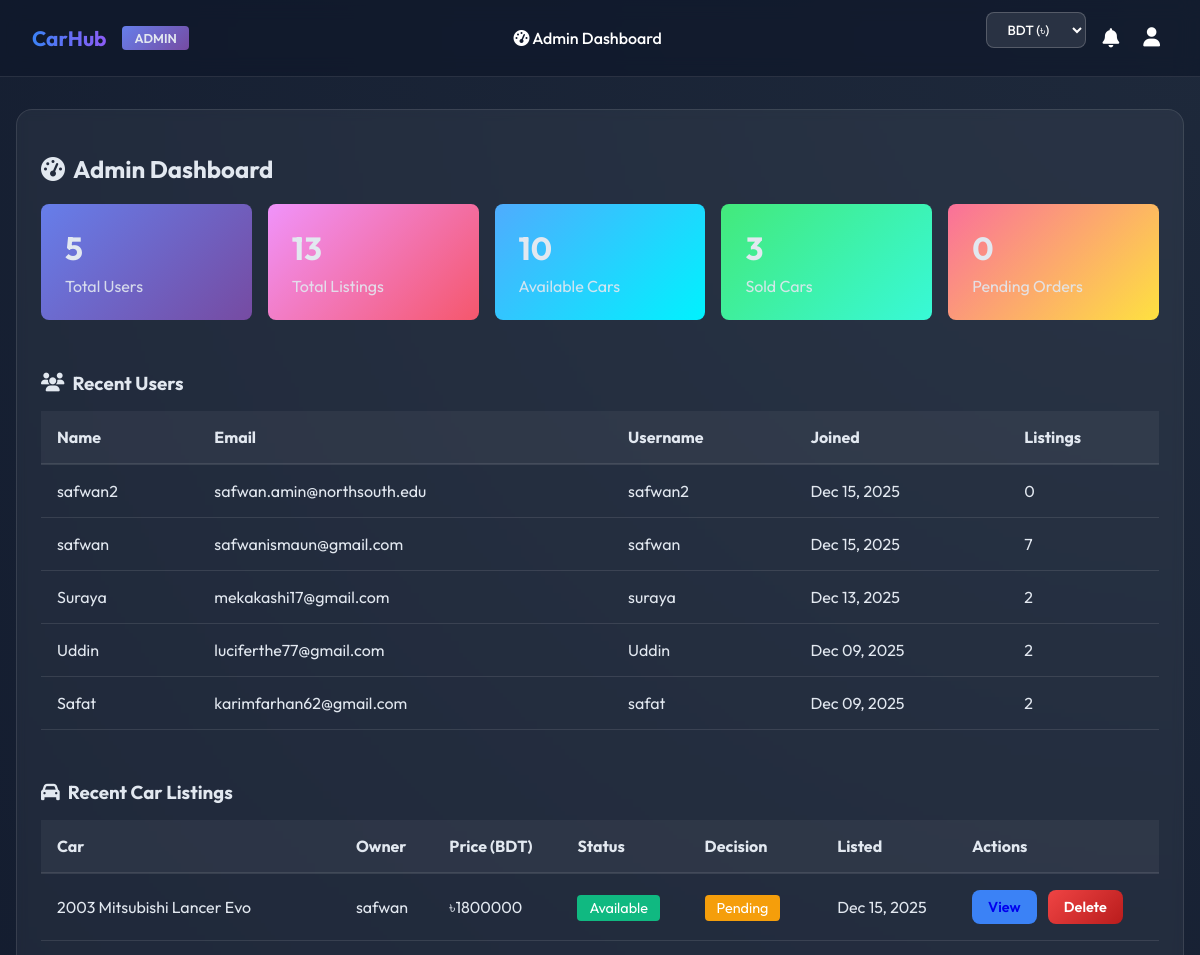
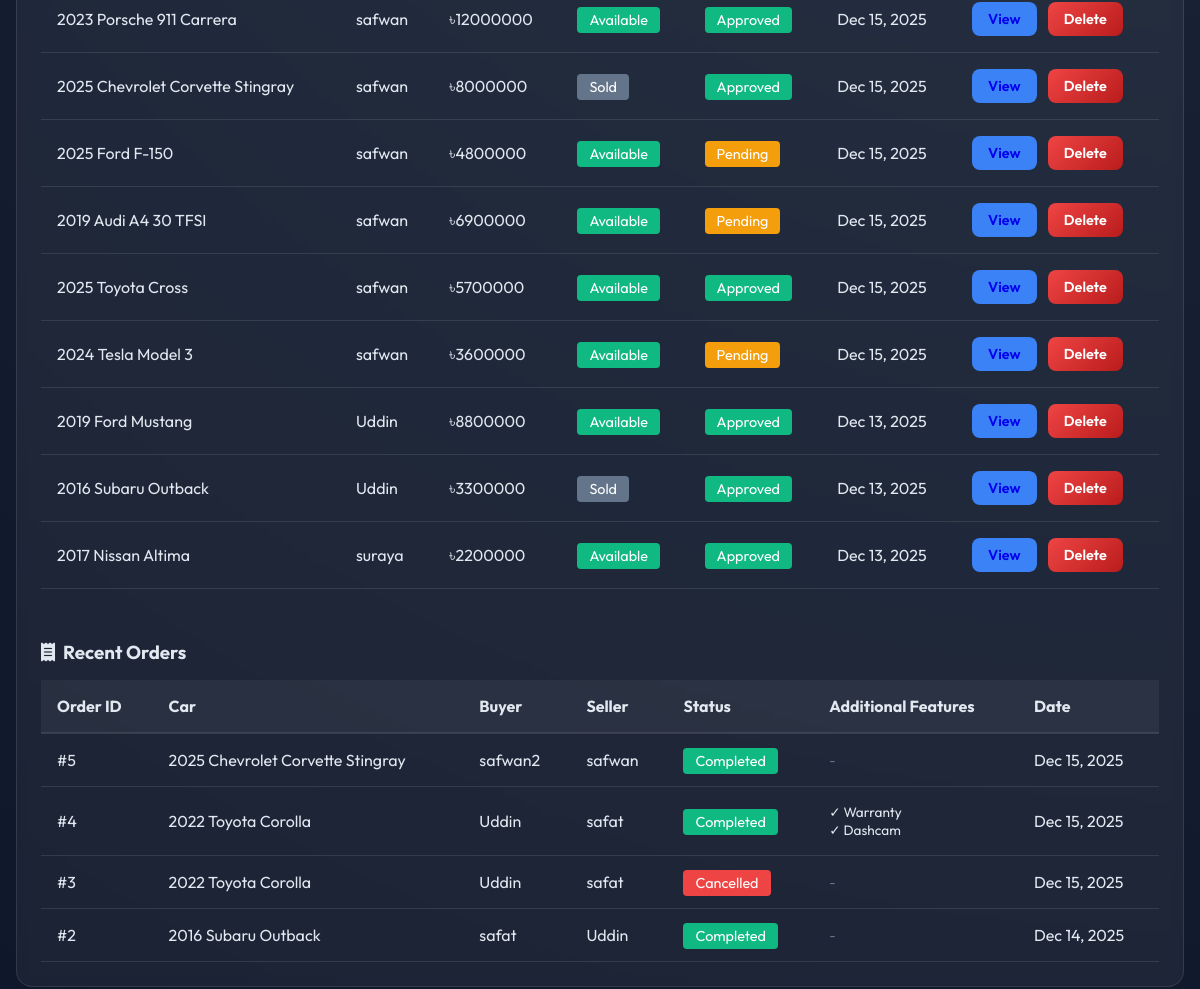
/admin-dashboard/ (signed in), run on the app's committed database (2 pictures, top to bottom).
### cars/models.py (models this page shows, shortened)
class Car(models.Model):
    CAR_TYPES = (
        ('sedan', 'Sedan'),
        ('suv', 'SUV'),
        ('truck', 'Truck'),
        ('coupe', 'Coupe'),
    )
    make = models.CharField(max_length=100)
    model = models.CharField(max_length=100)
    year = models.IntegerField()
    price = models.DecimalField(max_digits=10, decimal_places=2)
    mileage = models.IntegerField()
    car_type = models.CharField(max_length=20, choices=CAR_TYPES)
    status = models.CharField(max_length=20, default='available') # available, sold
    approval_status = models.CharField(max_length=20, default='pending') # pending, approved, rejected
    owner = models.ForeignKey(User, on_delete=models.CASCADE)
    created_at = models.DateTimeField(auto_now_add=True)
    contact_email = models.EmailField(blank=True, null=True)
    contact_whatsapp = models.CharField(max_length=20, blank=True, null=True)
    registration_paper = models.FileField(upload_to='registration_papers/', blank=True, null=True)
    followers = models.ManyToManyField(User, related_name='followed_cars', blank=True)

class Order(models.Model):
    STATUS_CHOICES = (
        ('pending', 'Pending'),
        ('completed', 'Completed'),
        ('cancelled', 'Cancelled'),
    )
    buyer = models.ForeignKey(User, on_delete=models.CASCADE, related_name='orders')
    car = models.ForeignKey(Car, on_delete=models.CASCADE, related_name='orders')
    status = models.CharField(max_length=20, choices=STATUS_CHOICES, default='pending')
    created_at = models.DateTimeField(auto_now_add=True)
    has_warranty = models.BooleanField(default=False)
    has_dashcam = models.BooleanField(default=False)
    has_seatcovers = models.BooleanField(default=False)
    has_tinting = models.BooleanField(default=False)
    total_price = models.DecimalField(max_digits=10, decimal_places=2, default=0)

### cars/views.py (the view)
# urls.py: path('admin-dashboard/', views.admin_dashboard, name='admin_dashboard'),
@login_required
def admin_dashboard(request):
    if not request.user.is_superuser:
        messages.error(request, "You do not have permission to access the admin dashboard.")
        return redirect('home')
    from django.db.models import Count
    total_users = User.objects.filter(is_superuser=False).count()
    total_cars = Car.objects.count()
    available_cars = Car.objects.filter(status='available').count()
    sold_cars = Car.objects.filter(status='sold').count()
    pending_orders = Order.objects.filter(status='pending').count()
    recent_users = User.objects.filter(is_superuser=False).annotate(car_count=Count('car')).order_by('-date_joined')[:10]
    recent_users_data = [{'user': user, 'car_count': user.car_count} for user in recent_users]
    recent_cars = Car.objects.all().order_by('-created_at')[:10]
    recent_orders = Order.objects.all().order_by('-created_at')[:10]
    return render(request, 'cars/admin_dashboard.html', {
        'total_users': total_users,
        'total_cars': total_cars,
        'available_cars': available_cars,
        'sold_cars': sold_cars,
        'pending_orders': pending_orders,
        'recent_users': recent_users_data,
        'recent_cars': recent_cars,
        'recent_orders': recent_orders,
    })

### cars/templatetags/notification_tags.py (called while the page is built)
@register.simple_tag(takes_context=True)
def unread_notifications_count(context):
    request = context.get('request')
    if request and request.user.is_authenticated:
        return Notification.objects.filter(user=request.user, is_read=False).count()
    return 0

### cars/templates/cars/admin_dashboard.html (shortened to what this page needs)
<!DOCTYPE html>
{% extends 'cars/base.html' %}
{% block content %}
<div class="card" style="max-width: 1200px; margin: 0 auto;">
    <h2 style="display: flex; align-items: center; gap: 0.5rem;">
        <i class="fa-solid fa-gauge-high"></i> Admin Dashboard
    </h2>
    <div style="display: grid; grid-template-columns: repeat(auto-fit, minmax(200px, 1fr)); gap: 1rem; margin-bottom: 2rem;">
        <div style="background: linear-gradient(135deg, #667eea 0%, #764ba2 100%); padding: 1.5rem; border-radius: 0.5rem;">
            <h3 style="font-size: 2rem; margin: 0;">{{ total_users }}</h3>
            <p style="margin: 0.5rem 0 0 0; opacity: 0.9;">Total Users</p>
        </div>
        <div style="background: linear-gradient(135deg, #f093fb 0%, #f5576c 100%); padding: 1.5rem; border-radius: 0.5rem;">
            <h3 style="font-size: 2rem; margin: 0;">{{ total_cars }}</h3>
            <p style="margin: 0.5rem 0 0 0; opacity: 0.9;">Total Listings</p>
        </div>
        <div style="background: linear-gradient(135deg, #4facfe 0%, #00f2fe 100%); padding: 1.5rem; border-radius: 0.5rem;">
            <h3 style="font-size: 2rem; margin: 0;">{{ available_cars }}</h3>
            <p style="margin: 0.5rem 0 0 0; opacity: 0.9;">Available Cars</p>
        </div>
        <div style="background: linear-gradient(135deg, #43e97b 0%, #38f9d7 100%); padding: 1.5rem; border-radius: 0.5rem;">
            <h3 style="font-size: 2rem; margin: 0;">{{ sold_cars }}</h3>
            <p style="margin: 0.5rem 0 0 0; opacity: 0.9;">Sold Cars</p>
        </div>
        <div style="background: linear-gradient(135deg, #fa709a 0%, #fee140 100%); padding: 1.5rem; border-radius: 0.5rem;">
            <h3 style="font-size: 2rem; margin: 0;">{{ pending_orders }}</h3>
            <p style="margin: 0.5rem 0 0 0; opacity: 0.9;">Pending Orders</p>
        </div>
    </div>
    <div style="margin-bottom: 2rem;">
        <h3 style="display: flex; align-items: center; gap: 0.5rem; margin-bottom: 1rem;">
            <i class="fa-solid fa-users"></i> Recent Users
        </h3>
        <div style="overflow-x: auto;">
            <table style="width: 100%; border-collapse: collapse;">
                <thead>
                    <tr style="background: rgba(255,255,255,0.05); border-bottom: 2px solid var(--glass-border);">
                        <th style="padding: 1rem; text-align: left;">Name</th>
                        <th style="padding: 1rem; text-align: left;">Email</th>
                        <th style="padding: 1rem; text-align: left;">Username</th>
                        <th style="padding: 1rem; text-align: left;">Joined</th>
                        <th style="padding: 1rem; text-align: left;">Listings</th>
                    </tr>
                </thead>
                <tbody>
                    {% for user_data in recent_users %}
                    <tr style="border-bottom: 1px solid var(--glass-border);">
                        <td style="padding: 1rem;">{{ user_data.user.first_name }}</td>
                        <td style="padding: 1rem;">{{ user_data.user.email }}</td>
                        <td style="padding: 1rem;">{{ user_data.user.username }}</td>
                        <td style="padding: 1rem;">{{ user_data.user.date_joined|date:"M d, Y" }}</td>
                        <td style="padding: 1rem;">{{ user_data.car_count }}</td>
                    </tr>
                    {% empty %}
                    <tr>
                        <td colspan="5" style="padding: 1rem; text-align: center; color: #94a3b8;">No users found</td>
                    </tr>
                    {% endfor %}
                </tbody>
            </table>
        </div>
    </div>
    <div style="margin-bottom: 2rem;">
        <h3 style="display: flex; align-items: center; gap: 0.5rem; margin-bottom: 1rem;">
            <i class="fa-solid fa-car"></i> Recent Car Listings
        </h3>
        <div style="overflow-x: auto;">
            <table style="width: 100%; border-collapse: collapse;">
                <thead>
                    <tr style="background: rgba(255,255,255,0.05); border-bottom: 2px solid var(--glass-border);">
                        <th style="padding: 1rem; text-align: left;">Car</th>
                        <th style="padding: 1rem; text-align: left;">Owner</th>
                        <th style="padding: 1rem; text-align: left;">Price (BDT)</th>
                        <th style="padding: 1rem; text-align: left;">Status</th>
                        <th style="padding: 1rem; text-align: left;">Decision</th>
                        <th style="padding: 1rem; text-align: left;">Listed</th>
                        <th style="padding: 1rem; text-align: left;">Actions</th>
                    </tr>
                </thead>
                <tbody>
                    {% for car in recent_cars %}
                    <tr style="border-bottom: 1px solid var(--glass-border);">
                        <td style="padding: 1rem;">{{ car.year }} {{ car.make }} {{ car.model }}</td>
                        <td style="padding: 1rem;">{{ car.owner.username }}</td>
                        <td style="padding: 1rem;">৳{{ car.price|floatformat:0 }}</td>
                        <td style="padding: 1rem;">
                            {% if car.status == 'available' %}
                            <span style="padding: 0.25rem 0.75rem; border-radius: 0.25rem; font-size: 0.9rem; background: #10b981; color: white;">
                                {{ car.status|title }}
                            </span>
                            {% else %}
                            <span style="padding: 0.25rem 0.75rem; border-radius: 0.25rem; font-size: 0.9rem; background: #64748b; color: white;">
                                {{ car.status|title }}
                            </span>
                            {% endif %}
                        </td>
                        <td style="padding: 1rem;">
                            {% if car.approval_status == 'approved' %}
                            <span style="padding: 0.25rem 0.75rem; border-radius: 0.25rem; font-size: 0.9rem; background: #10b981; color: white;">
                                Approved
                            </span>
                            {% elif car.approval_status == 'rejected' %}
                            <span style="padding: 0.25rem 0.75rem; border-radius: 0.25rem; font-size: 0.9rem; background: #ef4444; color: white;">
                                Rejected
                            </span>
                            {% else %}
                            <span style="padding: 0.25rem 0.75rem; border-radius: 0.25rem; font-size: 0.9rem; background: #f59e0b; color: white;">
                                Pending
                            </span>
                            {% endif %}
                        </td>
                        <td style="padding: 1rem;">{{ car.created_at|date:"M d, Y" }}</td>
                        <td style="padding: 1rem;">
                            <a href="{% url 'car_detail' car.id %}" class="btn" style="background: var(--primary-color); padding: 0.5rem 1rem; font-size: 0.9rem; display: inline-block;">View</a>
                            <a href="{% url 'delete_car' car.id %}" class="btn btn-danger" style="padding: 0.5rem 1rem; font-size: 0.9rem; display: inline-block; margin-left: 0.5rem;" onclick="return confirm('Are you sure you want to delete this car listing?')">Delete</a>
                        </td>
                    </tr>
                    {% empty %}
                    <tr>
                        <td colspan="7" style="padding: 1rem; text-align: center; color: #94a3b8;">No car listings found</td>
                    </tr>
                    {% endfor %}
                </tbody>
            </table>
        </div>
    </div>
    <div>
        <h3 style="display: flex; align-items: center; gap: 0.5rem; margin-bottom: 1rem;">
            <i class="fa-solid fa-receipt"></i> Recent Orders
        </h3>
        <div style="overflow-x: auto;">
            <table style="width: 100%; border-collapse: collapse;">
                <thead>
                    <tr style="background: rgba(255,255,255,0.05); border-bottom: 2px solid var(--glass-border);">
                        <th style="padding: 1rem; text-align: left;">Order ID</th>
                        <th style="padding: 1rem; text-align: left;">Car</th>
                        <th style="padding: 1rem; text-align: left;">Buyer</th>
                        <th style="padding: 1rem; text-align: left;">Seller</th>
                        <th style="padding: 1rem; text-align: left;">Status</th>
                        <th style="padding: 1rem; text-align: left;">Additional Features</th>
                        <th style="padding: 1rem; text-align: left;">Date</th>
                    </tr>
                </thead>
                <tbody>
                    {% for order in recent_orders %}
                    <tr style="border-bottom: 1px solid var(--glass-border);">
                        <td style="padding: 1rem;">#{{ order.id }}</td>
                        <td style="padding: 1rem;">{{ order.car.year }} {{ order.car.make }} {{ order.car.model }}</td>
                        <td style="padding: 1rem;">{{ order.buyer.username }}</td>
                        <td style="padding: 1rem;">{{ order.car.owner.username }}</td>
                        <td style="padding: 1rem;">
                            {% if order.status == 'pending' %}
                            <span style="padding: 0.25rem 0.75rem; border-radius: 0.25rem; font-size: 0.9rem; background: #f59e0b; color: white;">
                                {{ order.status|title }}
                            </span>
                            {% elif order.status == 'completed' %}
                            <span style="padding: 0.25rem 0.75rem; border-radius: 0.25rem; font-size: 0.9rem; background: #10b981; color: white;">
                                {{ order.status|title }}
                            </span>
                            {% else %}
                            <span style="padding: 0.25rem 0.75rem; border-radius: 0.25rem; font-size: 0.9rem; background: #ef4444; color: white;">
                                {{ order.status|title }}
                            </span>
                            {% endif %}
                        </td>
                        <td style="padding: 1rem; font-size: 0.85rem;">
                            {% if order.has_warranty or order.has_dashcam or order.has_seatcovers or order.has_tinting %}
                                {% if order.has_warranty %}<div>✓ Warranty</div>{% endif %}
                                {% if order.has_dashcam %}<div>✓ Dashcam</div>{% endif %}
                            {% else %}
                                <span style="color: #64748b;">-</span>
                            {% endif %}
                        </td>
                        <td style="padding: 1rem;">{{ order.created_at|date:"M d, Y" }}</td>
                    </tr>
                    {% empty %}
                    <tr>
                        <td colspan="7" style="padding: 1rem; text-align: center; color: #94a3b8;">No orders found</td>
                    </tr>
                    {% endfor %}
                </tbody>
            </table>
        </div>
    </div>
</div>
{% endblock %}

### cars/static/cars/style.css (style rules this page uses)
:root { --bg-color: #0f172a; --text-color: #e2e8f0; --primary-color: #3b82f6; --secondary-color: #8b5cf6; --glass-bg: rgba(255, 255, 255, 0.05); --glass-border: rgba(255, 255, 255, 0.1); }
body { background-color: var(--bg-color); color: var(--text-color); font-family: 'Outfit', sans-serif; margin: 0; padding: 0; min-height: 100vh; background-image: radial-gradient(circle at top right, #1e293b, #0f172a); }
.card { background: var(--glass-bg); backdrop-filter: blur(5px); border: 1px solid var(--glass-border); border-radius: 1rem; padding: 1.5rem; transition: transform 0.3s, box-shadow 0.3s; display: flex; flex-direction: column; }
.btn { display: inline-block; padding: 0.6rem 1.2rem; border-radius: 0.5rem; text-decoration: none; font-weight: 600; transition: all 0.3s; border: none; cursor: pointer; text-align: center; }
.btn-danger { background: linear-gradient(135deg, #ef4444, #b91c1c); color: white; }

### data on the page
Car: year "2003", make "Mitsubishi", model "Lancer Evo", owner.username "safwan", price "1800000", status "Available", approval_status "Pending", created_at "Dec 15, 2025"
Car: year "2023", make "Porsche", model "911 Carrera", owner.username "safwan", price "12000000", status "Available", approval_status "Approved", created_at "Dec 15, 2025"
Car: year "2025", make "Chevrolet", model "Corvette Stingray", owner.username "safwan", price "8000000", status "Sold", approval_status "Approved", created_at "Dec 15, 2025"
Car: year "2025", make "Ford", model "F-150", owner.username "safwan", price "4800000", status "Available", approval_status "Pending", created_at "Dec 15, 2025"
Car: year "2019", make "Audi", model "A4 30 TFSI", owner.username "safwan", price "6900000", status "Available", approval_status "Pending", created_at "Dec 15, 2025"
Car: year "2025", make "Toyota", model "Cross", owner.username "safwan", price "5700000", status "Available", approval_status "Approved", created_at "Dec 15, 2025"
Car: year "2024", make "Tesla", model "Model 3", owner.username "safwan", price "3600000", status "Available", approval_status "Pending", created_at "Dec 15, 2025"
Car: year "2019", make "Ford", model "Mustang", owner.username "Uddin", price "8800000", status "Available", approval_status "Approved", created_at "Dec 13, 2025"
Car: year "2016", make "Subaru", model "Outback", owner.username "Uddin", price "3300000", status "Sold", approval_status "Approved", created_at "Dec 13, 2025"
Car: year "2017", make "Nissan", model "Altima", owner.username "suraya", price "2200000", status "Available", approval_status "Approved", created_at "Dec 13, 2025"
Order: id "5", car.year "2025", car.make "Chevrolet", car.model "Corvette Stingray", buyer.username "safwan2", car.owner.username "safwan", status "Completed", created_at "Dec 15, 2025"
Order: id "4", car.year "2022", car.make "Toyota", car.model "Corolla", buyer.username "Uddin", car.owner.username "safat", status "Completed", has_warranty "✓ Warranty", created_at "Dec 15, 2025"
Order: id "3", car.year "2022", car.make "Toyota", car.model "Corolla", buyer.username "Uddin", car.owner.username "safat", status "Cancelled", created_at "Dec 15, 2025"
Order: id "2", car.year "2016", car.make "Subaru", car.model "Outback", buyer.username "safat", car.owner.username "Uddin", status "Completed", created_at "Dec 14, 2025"

### other printed values
{{ total_users }} "5"
{{ total_cars }} "13"
{{ available_cars }} "10"
{{ sold_cars }} "3"
{{ pending_orders }} "0"
{{ user_data.user.first_name }} "safwan2"
{{ user_data.user.email }} "safwan.amin@northsouth.edu"
{{ user_data.user.username }} "safwan2"
{{ user_data.user.date_joined|date:"M d, Y" }} "Dec 15, 2025"
{{ user_data.car_count }} "0"
{{ user_data.user.first_name }} "safwan"
{{ user_data.user.email }} "safwanismaun@gmail.com"
{{ user_data.user.username }} "safwan"
{{ user_data.car_count }} "7"
{{ user_data.user.first_name }} "Suraya"
